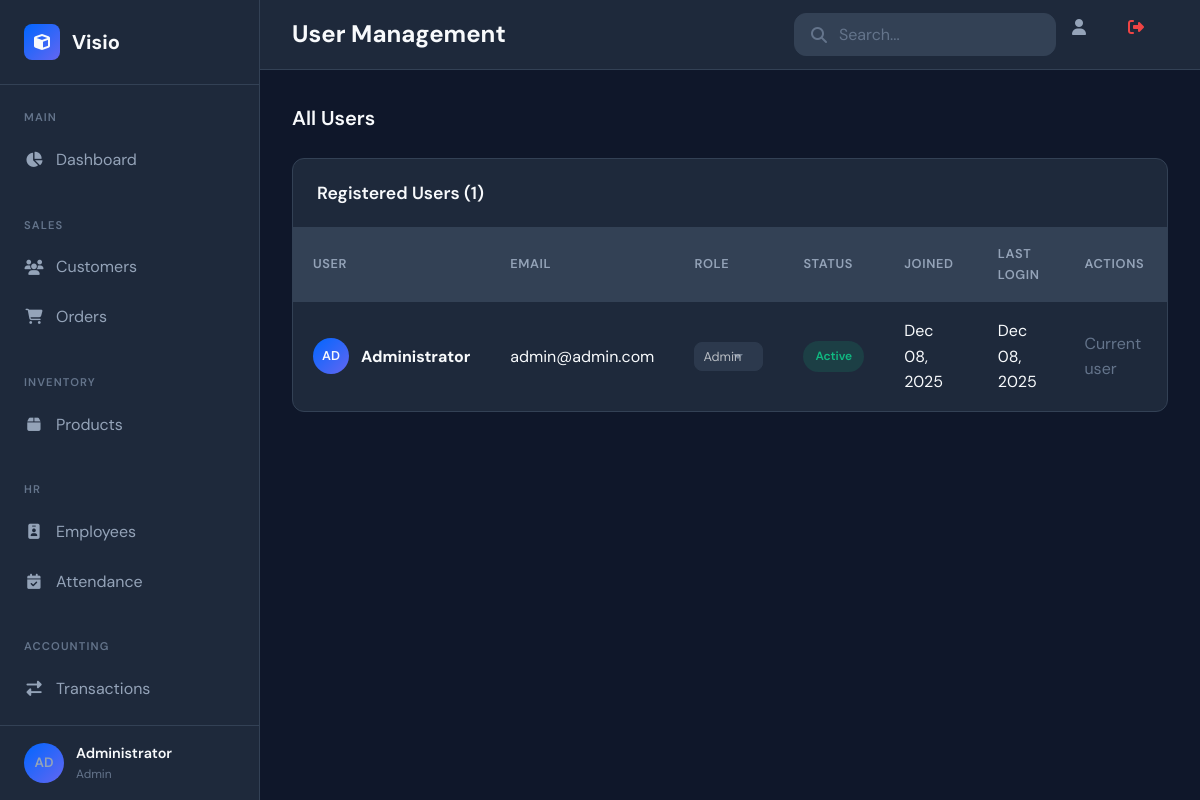
Screenshot of /users (signed in) with the database file from the repository.
### app.py (models this page shows, shortened)
class User(UserMixin, db.Model):
    id = db.Column(db.Integer, primary_key=True)
    email = db.Column(db.String(120), unique=True, nullable=False)
    password_hash = db.Column(db.String(256), nullable=False)
    full_name = db.Column(db.String(100), nullable=False)
    role = db.Column(db.String(20), default='user')
    is_active = db.Column(db.Boolean, default=True)
    created_at = db.Column(db.DateTime, default=datetime.utcnow)
    last_login = db.Column(db.DateTime)
    def get_initials(self):
        names = self.full_name.split()
        if len(names) >= 2:
            return f"{names[0][0]}{names[1][0]}".upper()
        return self.full_name[:2].upper()

### app.py (the view)
@app.route('/users')
@login_required
@admin_required
def users():
    all_users = User.query.order_by(User.created_at.desc()).all()
    return render_template('users.html', users=all_users)

### app.py (called while the page is built)
@login_manager.user_loader
def load_user(user_id):
    return User.query.get(int(user_id))

def admin_required(f):
    @wraps(f)
    def decorated_function(*args, **kwargs):
        if not current_user.is_authenticated or current_user.role != 'admin':
            flash('You do not have permission to access this page.', 'error')
            return redirect(url_for('dashboard'))
        return f(*args, **kwargs)
    return decorated_function

### templates/users.html (shortened to what this page needs)
{% extends "base.html" %}
{% block page_title %}User Management{% endblock %}
{% block content %}
<div class="section-header">
    <h2 class="section-title">All Users</h2>
</div>
<div class="card">
    <div class="card-header">
        <h3 class="card-title">Registered Users ({{ users|length }})</h3>
    </div>
    <div class="card-body" style="padding: 0;">
        <table class="data-table">
            <thead>
                <tr>
                    <th>User</th>
                    <th>Email</th>
                    <th>Role</th>
                    <th>Status</th>
                    <th>Joined</th>
                    <th>Last Login</th>
                    <th>Actions</th>
                </tr>
            </thead>
            <tbody>
                {% for user in users %}
                <tr>
                    <td>
                        <div style="display: flex; align-items: center; gap: 0.75rem;">
                            <div style="width: 36px; height: 36px; background: linear-gradient(135deg, #0066FF, #6366F1); border-radius: 50%; display: flex; align-items: center; justify-content: center; font-size: 0.8rem; font-weight: 600;">
                                {{ user.get_initials() }}
                            </div>
                            <strong>{{ user.full_name }}</strong>
                        </div>
                    </td>
                    <td>{{ user.email }}</td>
                    <td>
                        <form action="{{ url_for('change_role', id=user.id) }}" method="POST" style="display: inline;">
                            <select name="role" class="form-control" style="width: auto; padding: 0.35rem 0.5rem; font-size: 0.8rem;" onchange="this.form.submit()" {% if user.id == current_user.id %}disabled{% endif %}>
                                <option value="admin" {% if user.role == 'admin' %}selected{% endif %}>Admin</option>
                            </select>
                        </form>
                    </td>
                    <td>
                        <span class="badge badge-{% if user.is_active %}active{% else %}cancelled{% endif %}">
                            {{ 'Active' if user.is_active else 'Inactive' }}
                        </span>
                    </td>
                    <td>{{ user.created_at.strftime('%b %d, %Y') }}</td>
                    <td>{{ user.last_login.strftime('%b %d, %Y') if user.last_login else 'Never' }}</td>
                    <td>
                        {% if user.id != current_user.id %}
                        <form action="{{ url_for('toggle_user', id=user.id) }}" method="POST" style="display: inline;">
                            <button type="submit" class="btn btn-sm {% if user.is_active %}btn-danger{% else %}btn-success{% endif %}" title="{{ 'Deactivate' if user.is_active else 'Activate' }}">
                                <i class="fas {% if user.is_active %}fa-user-slash{% else %}fa-user-check{% endif %}"></i>
                            </button>
                        </form>
                        {% else %}
                        <span class="text-muted">Current user</span>
                        {% endif %}
                    </td>
                </tr>
                {% endfor %}
            </tbody>
        </table>
    </div>
</div>
{% endblock %}

### templates/base.html (shortened to what this page needs)
<!DOCTYPE html>
<html lang="en">
<head>
    <link rel="stylesheet" href="https://cdnjs.cloudflare.com/ajax/libs/font-awesome/6.4.0/css/all.min.css">
    <link rel="stylesheet" href="{{ url_for('static', filename='css/style.css') }}">
</head>
<body>
    <div class="app-container">
        <aside class="sidebar">
            <div class="sidebar-header">
                <div class="logo">
                    <i class="fas fa-cube"></i>
                    <span>Visio</span>
                </div>
            </div>
            <nav class="sidebar-nav">
                <div class="nav-section">
                    <span class="nav-section-title">Main</span>
                    <a href="{{ url_for('dashboard') }}" class="nav-item {% if request.endpoint == 'dashboard' %}active{% endif %}">
                        <i class="fas fa-chart-pie"></i><span>Dashboard</span>
                    </a>
                </div>
                <div class="nav-section">
                    <span class="nav-section-title">Sales</span>
                    <a href="{{ url_for('customers') }}" class="nav-item {% if 'customer' in request.endpoint %}active{% endif %}">
                        <i class="fas fa-users"></i><span>Customers</span>
                    </a>
                    <a href="{{ url_for('orders') }}" class="nav-item {% if 'order' in request.endpoint %}active{% endif %}">
                        <i class="fas fa-shopping-cart"></i><span>Orders</span>
                    </a>
                </div>
                <div class="nav-section">
                    <span class="nav-section-title">Inventory</span>
                    <a href="{{ url_for('products') }}" class="nav-item {% if 'product' in request.endpoint %}active{% endif %}">
                        <i class="fas fa-box"></i><span>Products</span>
                    </a>
                </div>
                <div class="nav-section">
                    <span class="nav-section-title">HR</span>
                    <a href="{{ url_for('employees') }}" class="nav-item {% if 'employee' in request.endpoint %}active{% endif %}">
                        <i class="fas fa-id-badge"></i><span>Employees</span>
                    </a>
                    <a href="{{ url_for('attendance') }}" class="nav-item {% if 'attendance' in request.endpoint %}active{% endif %}">
                        <i class="fas fa-calendar-check"></i><span>Attendance</span>
                    </a>
                </div>
                <div class="nav-section">
                    <span class="nav-section-title">Accounting</span>
                    <a href="{{ url_for('transactions') }}" class="nav-item {% if 'transaction' in request.endpoint %}active{% endif %}">
                        <i class="fas fa-exchange-alt"></i><span>Transactions</span>
                    </a>
                    <a href="{{ url_for('reports') }}" class="nav-item {% if 'report' in request.endpoint %}active{% endif %}">
                    </a>
                </div>
            </nav>
            <div class="sidebar-footer">
                <div class="user-info" style="cursor: pointer;" onclick="toggleUserMenu()">
                    <div class="user-avatar" style="background: linear-gradient(135deg, #0066FF, #6366F1); display: flex; align-items: center; justify-content: center; font-weight: 600; font-size: 0.85rem;">
                        {{ current_user.get_initials() }}
                    </div>
                    <div class="user-details">
                        <span class="user-name">{{ current_user.full_name }}</span>
                        <span class="user-role">{{ current_user.role|capitalize }}</span>
                    </div>
                </div>
            </div>
        </aside>
        <main class="main-content">
            <header class="content-header">
                <div class="header-left">
                    <h1 class="page-title">{% block page_title %}Dashboard{% endblock %}</h1>
                </div>
                <div class="header-right">
                    <div class="search-box"><i class="fas fa-search"></i><input type="text" placeholder="Search..."></div>
                    <a href="{{ url_for('profile') }}" class="notification-btn" title="Profile"><i class="fas fa-user"></i></a>
                    <a href="{{ url_for('logout') }}" class="notification-btn" title="Logout" style="color: #EF4444;"><i class="fas fa-sign-out-alt"></i></a>
                </div>
            </header>
            <div class="content-body">{% block content %}{% endblock %}</div>
        </main>
    </div>
</body>
</html>

### rows the page displays
User: get_initials "AD", full_name "Administrator", role "Admin", email "admin@admin.com", is_active "Active", created_at "Dec 08, 2025", last_login "Dec 08, 2025", shows "Current user"

### other values shown
{{ users|length }} "1"
